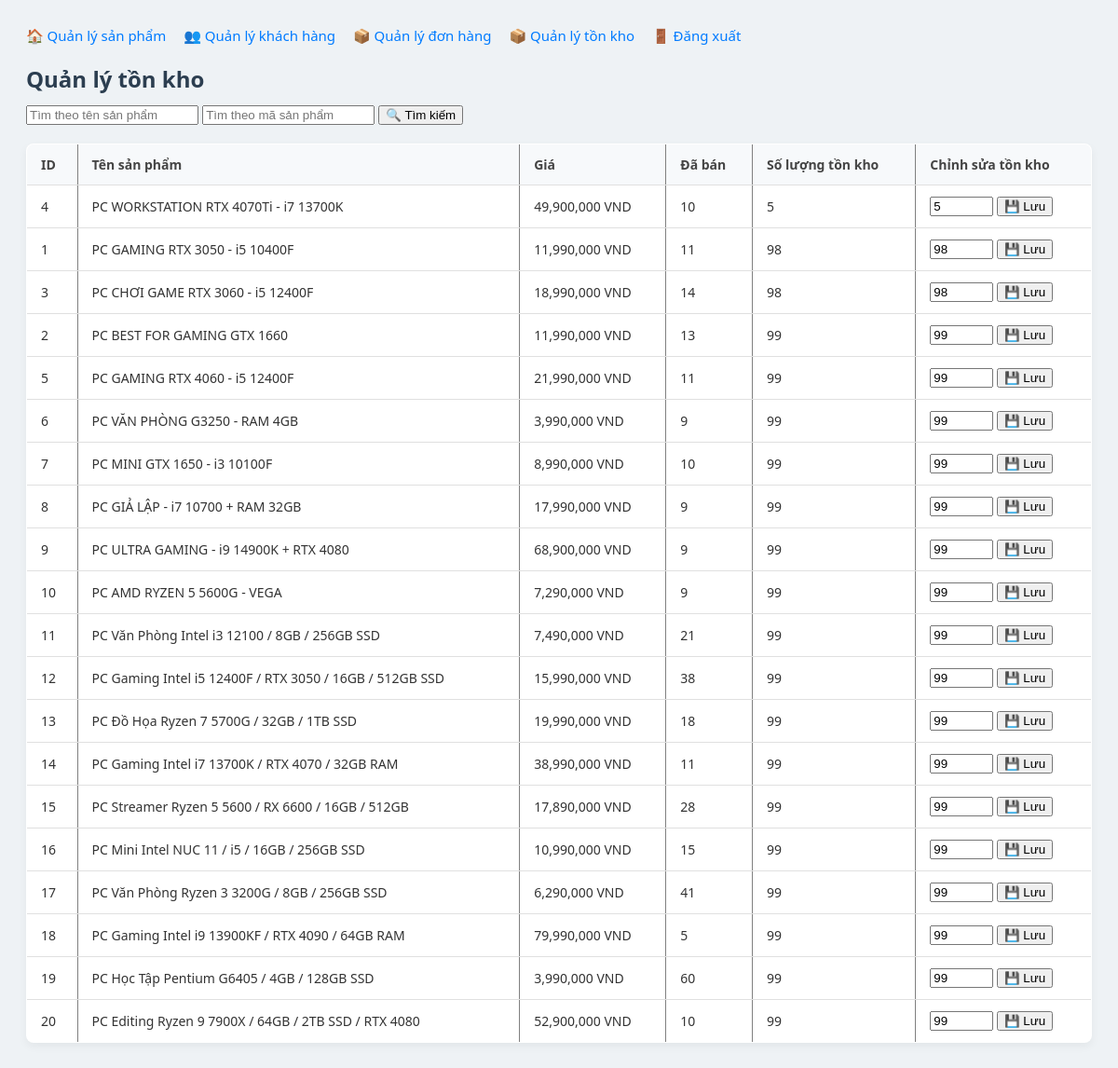
The page /admin/inventory.php (signed in) on the database its author committed.
### tables this page shows
CREATE TABLE `products` (
  `id` int(11) NOT NULL,
  `product_name` varchar(255) NOT NULL,
  `product_image` varchar(500) NOT NULL,
  `original_price` int(11) NOT NULL,
  `discount_percentage` int(11) DEFAULT 0,
  `created_at` datetime DEFAULT current_timestamp(),
  `sold_quantity` int(11) DEFAULT 0,
  `quantity` int(11) NOT NULL DEFAULT 99
);

### admin/inventory.php (the view, shortened to what this page needs)
<?php
require '../db_connect.php';
$sql = "SELECT * FROM products";
$sql .= " ORDER BY quantity ASC";
$stmt = mysqli_prepare($conn, $sql);
mysqli_stmt_execute($stmt);
$result = mysqli_stmt_get_result($stmt);
$products = mysqli_fetch_all($result, MYSQLI_ASSOC);
?>
<!DOCTYPE html>
<html lang="vi">
<head>
    <link rel="stylesheet" href="../style/admin.css">
</head>
<body>
<div class="top-links">
    <a href="admin.php">🏠 Quản lý sản phẩm</a>
    <a href="users.php">👥 Quản lý khách hàng</a>
    <a href="orders.php">📦 Quản lý đơn hàng</a>
    <a href="inventory.php">📦 Quản lý tồn kho</a>
    <a href="../logout.php">🚪 Đăng xuất</a>
</div>
<h2>Quản lý tồn kho</h2>
<form method="get" action="inventory.php">
    <input type="text" name="product_name" placeholder="Tìm theo tên sản phẩm" value="<?= htmlspecialchars($_GET['product_name'] ?? '') ?>">
    <input type="number" name="product_id" placeholder="Tìm theo mã sản phẩm" value="<?= htmlspecialchars($_GET['product_id'] ?? '') ?>">
    <button type="submit">🔍 Tìm kiếm</button>
</form>
<table border="1" cellpadding="8" cellspacing="0">
    <tr>
        <th>ID</th>
        <th>Tên sản phẩm</th>
        <th>Giá</th>
        <th>Đã bán</th>
        <th>Số lượng tồn kho</th>
        <th>Chỉnh sửa tồn kho</th>
    </tr>
    <?php foreach ($products as $product): ?>
    <tr class="<?= $product['quantity'] < 5 ? 'low-stock' : '' ?>">
        <td><?= $product['id'] ?></td>
        <td><?= htmlspecialchars($product['product_name']) ?></td>
        <td><?= number_format($product['original_price']) ?> VND</td>
        <td><?= $product['sold_quantity'] ?></td>
        <td><?= $product['quantity'] ?></td>
        <td>
            <form method="post" action="inventory.php" class="stock-form">
                <input type="number" name="new_quantity" value="<?= $product['quantity'] ?>" min="0" required>
                <button type="submit" name="update_stock">💾 Lưu</button>
            </form>
        </td>
    </tr>
    <?php endforeach; ?>
</table>
</body>
</html>

### style/admin.css (style rules this page uses)
body { font-family: 'Segoe UI', Tahoma, Geneva, Verdana, sans-serif; padding: 20px; background-color: #eef2f5; color: #333; }
h2, h3 { color: #2c3e50; margin-bottom: 10px; }
a { text-decoration: none; color: #007bff; font-weight: 500; }
table { width: 100%; border-collapse: collapse; margin-top: 20px; background: #fff; border-radius: 8px; overflow: hidden; box-shadow: 0 4px 10px rgba(0, 0, 0, 0.05); }
th, td { padding: 12px 15px; border-bottom: 1px solid #e0e0e0; text-align: left; font-size: 14px; }
th { background-color: #f7f9fb; font-weight: bold; color: #444; }
.top-links { margin-bottom: 15px; font-size: 15px; }
.top-links a { margin-right: 15px; color: #007bff; transition: color 0.2s; }

### admin/inventory.php (style rules this page uses)
.stock-form input[type="number"] { width: 60px; }

### rows shown on the page
products: id "4", product_name "PC WORKSTATION RTX 4070Ti - i7 13700K", original_price "49,900,000", sold_quantity "10", quantity "5", new_quantity "5"
products: id "1", product_name "PC GAMING RTX 3050 - i5 10400F", original_price "11,990,000", sold_quantity "11", quantity "98", new_quantity "98"
products: id "3", product_name "PC CHƠI GAME RTX 3060 - i5 12400F", original_price "18,990,000", sold_quantity "14", quantity "98", new_quantity "98"
products: id "2", product_name "PC BEST FOR GAMING GTX 1660", original_price "11,990,000", sold_quantity "13", quantity "99", new_quantity "99"
products: id "5", product_name "PC GAMING RTX 4060 - i5 12400F", original_price "21,990,000", sold_quantity "11", quantity "99", new_quantity "99"
products: id "6", product_name "PC VĂN PHÒNG G3250 - RAM 4GB", original_price "3,990,000", sold_quantity "9", quantity "99", new_quantity "99"
products: id "7", product_name "PC MINI GTX 1650 - i3 10100F", original_price "8,990,000", sold_quantity "10", quantity "99", new_quantity "99"
products: id "8", product_name "PC GIẢ LẬP - i7 10700 + RAM 32GB", original_price "17,990,000", sold_quantity "9", quantity "99", new_quantity "99"
products: id "9", product_name "PC ULTRA GAMING - i9 14900K + RTX 4080", original_price "68,900,000", sold_quantity "9", quantity "99", new_quantity "99"
products: id "10", product_name "PC AMD RYZEN 5 5600G - VEGA", original_price "7,290,000", sold_quantity "9", quantity "99", new_quantity "99"
products: id "11", product_name "PC Văn Phòng Intel i3 12100 / 8GB / 256GB SSD", original_price "7,490,000", sold_quantity "21", quantity "99", new_quantity "99"
products: id "12", product_name "PC Gaming Intel i5 12400F / RTX 3050 / 16GB / 512GB SSD", original_price "15,990,000", sold_quantity "38", quantity "99", new_quantity "99"
products: id "13", product_name "PC Đồ Họa Ryzen 7 5700G / 32GB / 1TB SSD", original_price "19,990,000", sold_quantity "18", quantity "99", new_quantity "99"
products: id "14", product_name "PC Gaming Intel i7 13700K / RTX 4070 / 32GB RAM", original_price "38,990,000", sold_quantity "11", quantity "99", new_quantity "99"
products: id "15", product_name "PC Streamer Ryzen 5 5600 / RX 6600 / 16GB / 512GB", original_price "17,890,000", sold_quantity "28", quantity "99", new_quantity "99"
products: id "16", product_name "PC Mini Intel NUC 11 / i5 / 16GB / 256GB SSD", original_price "10,990,000", sold_quantity "15", quantity "99", new_quantity "99"
products: id "17", product_name "PC Văn Phòng Ryzen 3 3200G / 8GB / 256GB SSD", original_price "6,290,000", sold_quantity "41", quantity "99", new_quantity "99"
products: id "18", product_name "PC Gaming Intel i9 13900KF / RTX 4090 / 64GB RAM", original_price "79,990,000", sold_quantity "5", quantity "99", new_quantity "99"
products: id "19", product_name "PC Học Tập Pentium G6405 / 4GB / 128GB SSD", original_price "3,990,000", sold_quantity "60", quantity "99", new_quantity "99"
products: id "20", product_name "PC Editing Ryzen 9 7900X / 64GB / 2TB SSD / RTX 4080", original_price "52,900,000", sold_quantity "10", quantity "99", new_quantity "99"
